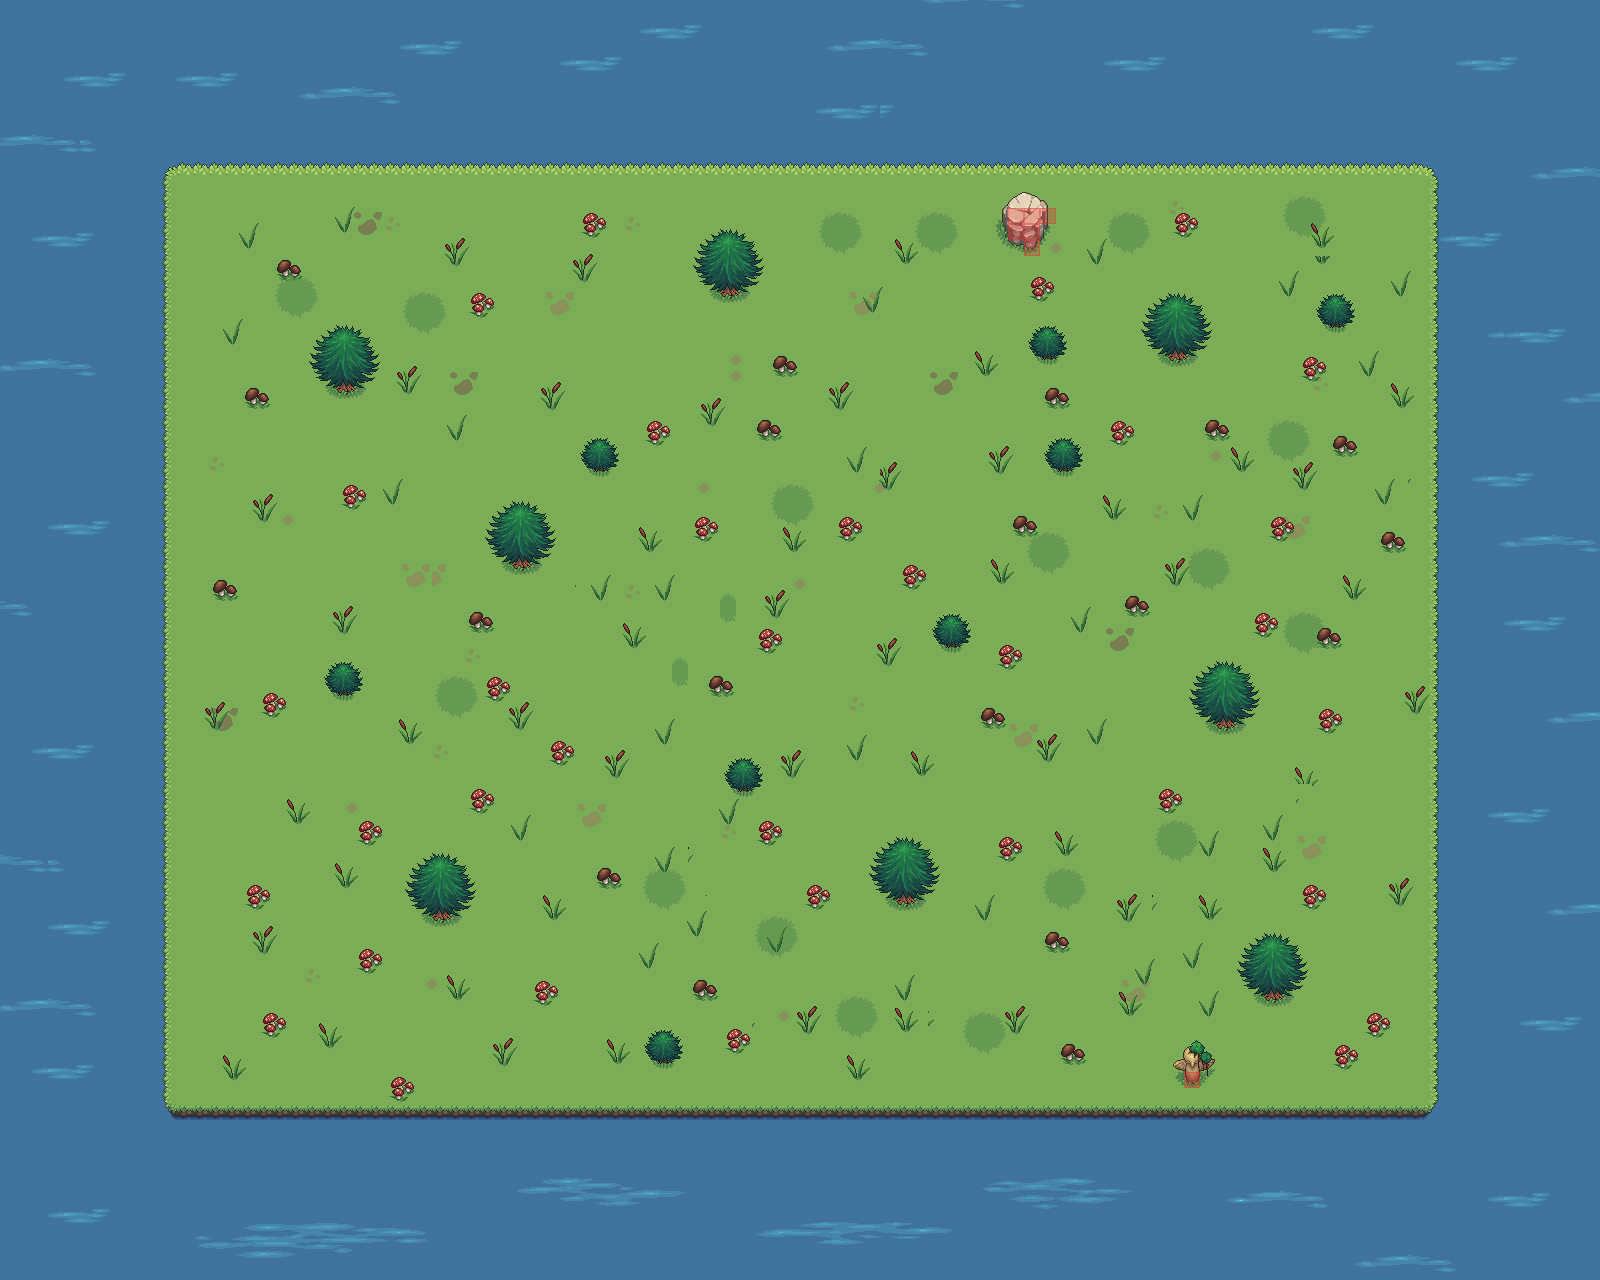

Below is a game level as drawn by its tile map, then a one-line description and the .tmx that defines it (tile-layer data replaced by summaries):
An orthogonal 100x80 tile map with 16x16 px tiles, 8 tile layers (Agua base, Agua efectos, Pasto, Pasto2, ...), 8 tilesets.

<map version="1.10" tiledversion="1.12.2" orientation="orthogonal" renderorder="right-down" width="100" height="80" tilewidth="16" tileheight="16" infinite="0" nextlayerid="12" nextobjectid="1">
 <tileset firstgid="1" source="tiles/Ground_grass.tsx" />
 <tileset firstgid="652" source="tiles/Water_coasts.tsx" />
 <tileset firstgid="2122" source="tiles/Water_detilazation.tsx" />
 <tileset firstgid="5008" source="tiles/Water_detilazation2.tsx" />
 <tileset firstgid="7894" source="tiles/Objects.tsx" />
 <tileset firstgid="8950" source="tiles/spots.tsx" />
 <tileset firstgid="9286" source="tiles/choque.tsx" />
 <tileset firstgid="9288" source="../desierto/tiles/choque.tsx" />
 <layer id="1" name="Agua base" width="100" height="80" locked="1">
  <data>[8000 cells, 8000 non-empty, 1 distinct tile ids]</data>
 </layer>
 <layer id="4" name="Agua efectos" width="100" height="80" locked="1">
  <data>[8000 cells, 489 non-empty, 188 distinct tile ids]</data>
 </layer>
 <layer id="5" name="Pasto" width="100" height="80" locked="1">
  <data>[8000 cells, 4800 non-empty, 9 distinct tile ids]</data>
 </layer>
 <layer id="8" name="Pasto2" width="100" height="80" locked="1">
  <data>[8000 cells, 267 non-empty, 23 distinct tile ids]</data>
 </layer>
 <layer id="11" name="Hongos" width="100" height="80" locked="1">
  <data>[8000 cells, 993 non-empty, 36 distinct tile ids]</data>
 </layer>
 <layer id="6" name="Objetos" width="100" height="80" locked="1">
  <data>[8000 cells, 25 non-empty, 25 distinct tile ids]</data>
 </layer>
 <layer id="7" name="Arboles" width="100" height="80" locked="1">
  <data>[8000 cells, 272 non-empty, 34 distinct tile ids]</data>
 </layer>
 <layer id="9" name="choque" width="100" height="80" locked="1" opacity="0.6">
  <data>[8000 cells, 7 non-empty, 2 distinct tile ids]</data>
 </layer>
 <imagelayer id="10" name="vista choque" locked="1" opacity="0.7">
  <image source="vista/choque.png" width="1600" height="1280" />
 </imagelayer>
</map>
